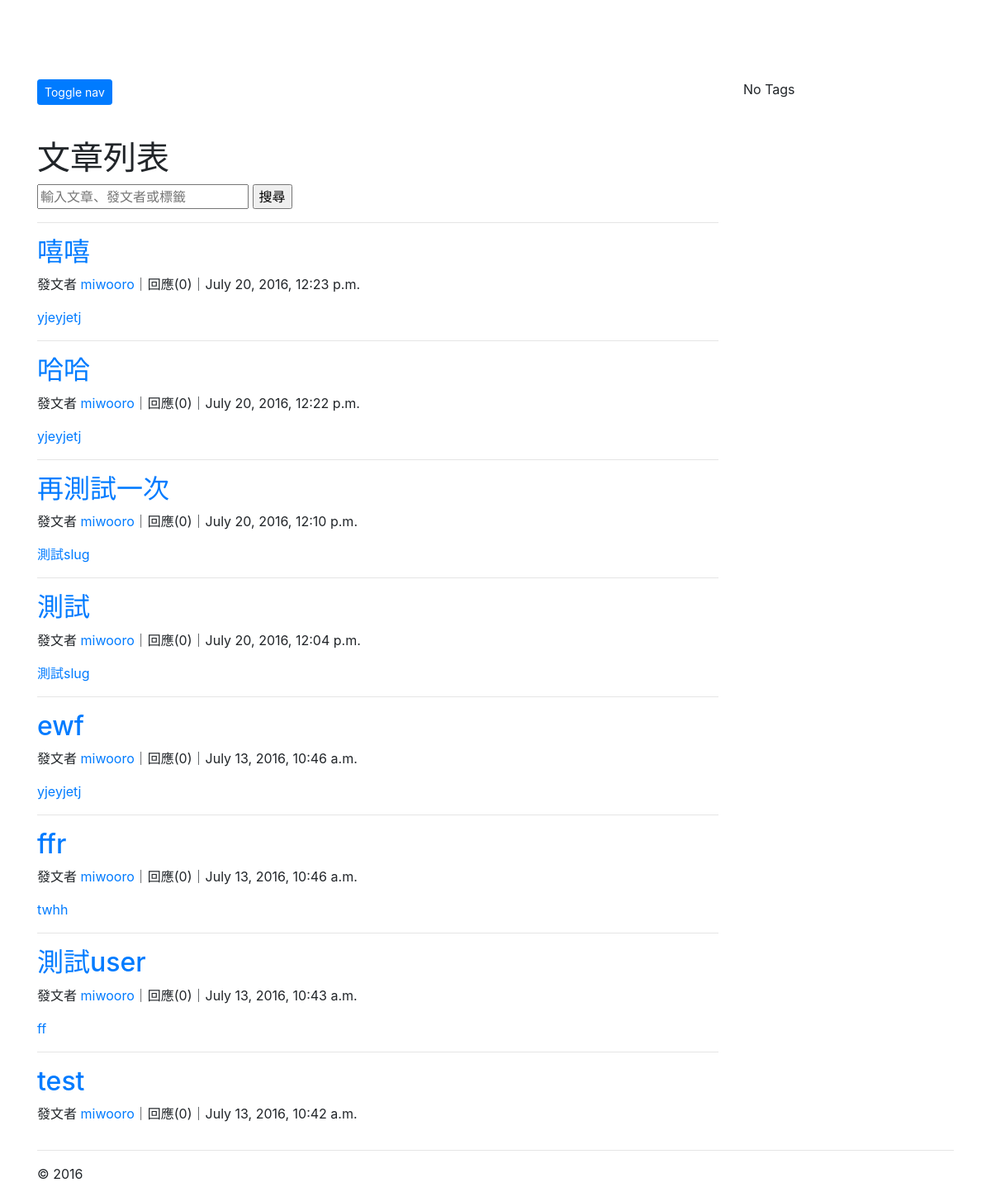
Page /article/ on the earlier database version.
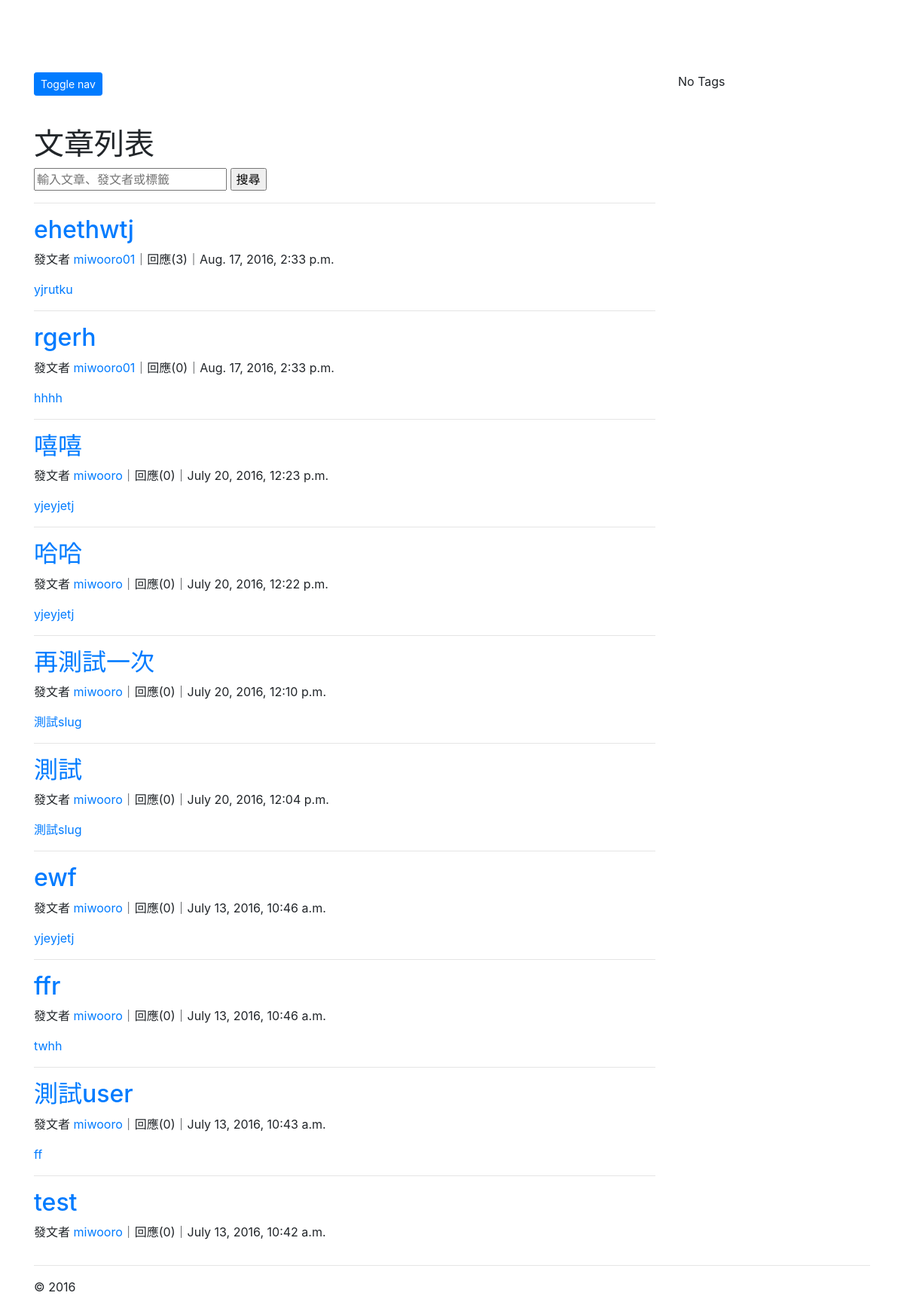
Same page on the later database version.
### articles/models.py (models this page shows, shortened)
class Article(models.Model):
	title = models.CharField(max_length=50)
	author = models.ForeignKey(User)
	content = models.TextField()
	tags = TaggableManager()
	created = models.DateTimeField(auto_now_add=True)
	likes = models.ManyToManyField(User, related_name="likes", blank=True)
	class Meta:
		ordering = ['-created']

class Comment(models.Model):
	author = models.ForeignKey(User)
	content = models.TextField()
	created = models.DateTimeField(auto_now_add=True)
	article = models.ForeignKey(Article)

### articles/views.py (the view, shortened to what this page needs)
def article_list(request):
	articles = Article.objects.all()
	query = request.GET.get('q')
	return render(request, 'article_list.html', {'articles':articles})

### articles/templates/article_list.html (shortened to what this page needs)
{% extends 'base.html' %}
{% block content %}
<h1>文章列表</h1>
      <form method="GET" action=''>
      <input type="text" name='q' placeholder="輸入文章、發文者或標籤"/>
      <input type="submit" value="搜尋"/>
      </form>
{% for article in articles %}
<hr/>
	<h2><a href="{% url 'detail' pk=article.pk %}">{{ article.title }}</a></h2>
	<p>發文者 <a href="/profile_view/{{ article.author }}">{{ article.author }}</a>｜回應({{ article.comment_set.all|length }})｜{{ article.created }}</p>
	{% for tag in article.tags.all %}
		<a href="{% url 'tagged' tag.slug %}" class="tag tag-default">{{ tag.name }}</a>
    {% endfor %}
{% endfor %}
{% endblock %}

Differences in the rows shown:
added Article: title "ehethwtj", author "miwooro01", comment_set.all|length "3", created "Aug. 17, 2016, 2:33 p.m."
added Tag: name "yjrutku", shown under "ehethwtj"
added Article: title "rgerh", author "miwooro01", comment_set.all|length "0", created "Aug. 17, 2016, 2:33 p.m."
added Tag: name "hhhh", shown under "rgerh"
